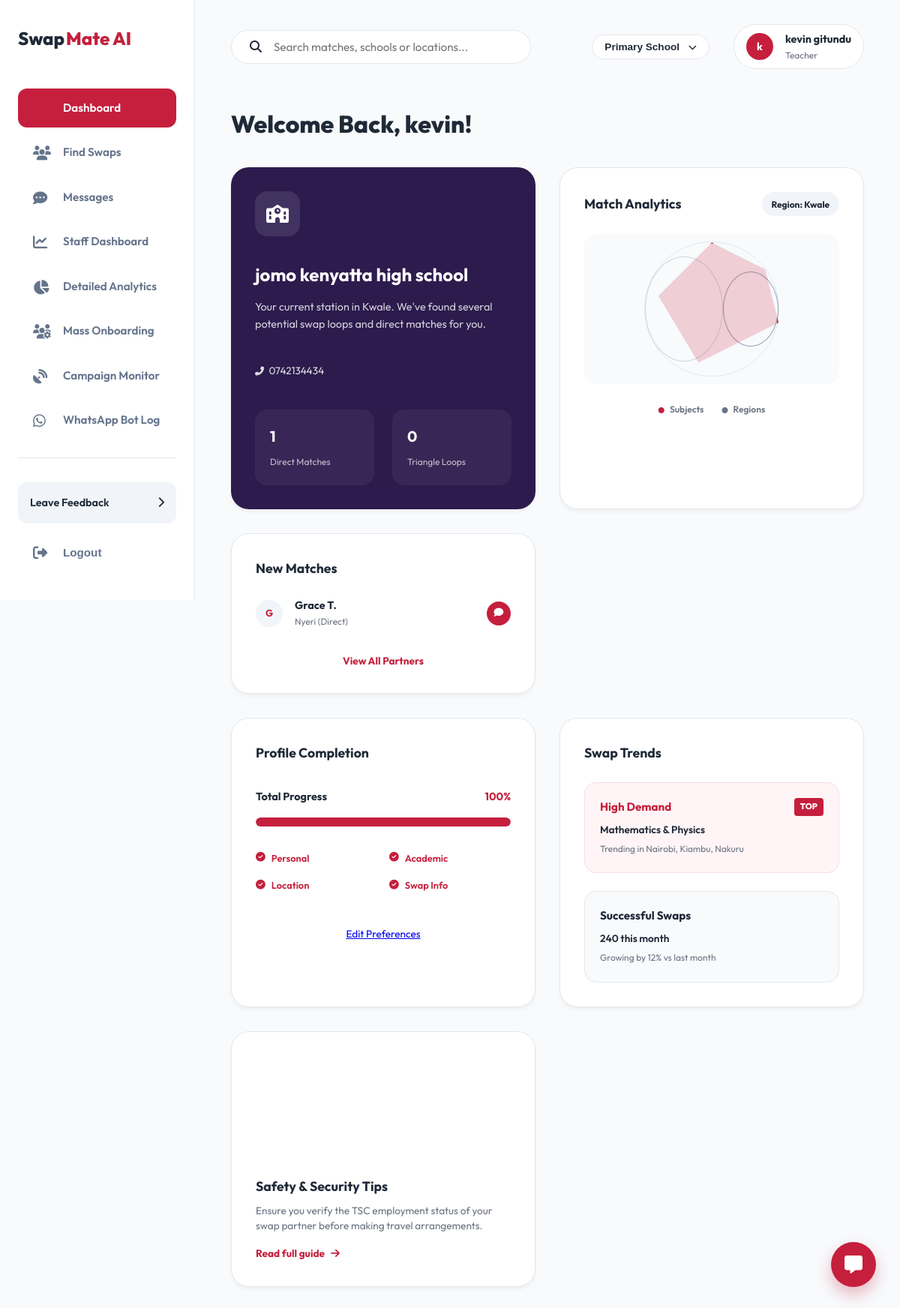
The app's page /accounts/dashboard/ (signed in) with its own data.
### accounts/models.py (models this page shows, shortened)
class TeacherProfile(models.Model):
    LEVEL_CHOICES = [
        ('PRIMARY', 'Primary School'),
        ('JSS', 'Junior Secondary School (JSS)'),
        ('SENIOR', 'Senior/High School'),
    ]
    user = models.OneToOneField(User, on_delete=models.CASCADE, related_name='profile')
    school_name = models.CharField(max_length=255, null=True, blank=True)
    level = models.CharField(max_length=20, choices=LEVEL_CHOICES, null=True, blank=True)
    county = models.ForeignKey('locations.County', on_delete=models.SET_NULL, null=True, related_name='teachers')
    sub_county = models.ForeignKey('locations.SubCounty', on_delete=models.SET_NULL, null=True, related_name='teachers')
    ward = models.ForeignKey('locations.Ward', on_delete=models.SET_NULL, null=True, related_name='teachers')
    def get_completion_stats(self):
        steps = {
            'personal': bool(self.user.first_name and self.user.last_name),
            'academic': bool(self.school_name and self.level),
            'location': bool(self.county and self.sub_county and self.ward),
            'swap': bool(self.preferred_locations.exists()) if self.level == 'PRIMARY' else bool(self.teaching_subjects.exists() and self.preferred_locations.exists())
        }
        completed_count = sum(steps.values())
        percentage = (completed_count / 4) * 100
        next_step_url = 'accounts:step_personal'
        if not steps['personal']: next_step_url = 'accounts:step_personal'
        elif not steps['academic']: next_step_url = 'accounts:step_academic'
        elif not steps['location']: next_step_url = 'accounts:step_location'
        elif not steps['swap']: next_step_url = 'accounts:step_swap'
        return {
            'percentage': int(percentage),
            'steps': steps,
            'is_complete': percentage == 100,
            'next_step_url': next_step_url
        }

class User(AbstractBaseUser, PermissionsMixin):
    phone_number = models.CharField(max_length=15, unique=True)
    first_name = models.CharField(max_length=30, blank=True)
    last_name = models.CharField(max_length=30, blank=True)
    email = models.EmailField(unique=True, null=True, blank=True)
    is_active = models.BooleanField(default=True)
    is_staff = models.BooleanField(default=False)
    date_joined = models.DateTimeField(auto_now_add=True)
    last_seen = models.DateTimeField(null=True, blank=True)
    objects = CustomUserManager()
    USERNAME_FIELD = 'phone_number'
    REQUIRED_FIELDS = ['first_name', 'last_name']

### locations/models.py (models this page shows, shortened)
class County(models.Model):
    name = models.CharField(max_length=100, unique=True)
    class Meta:
        verbose_name_plural = "Counties"

### accounts/views.py (the view)
# urls.py: path('dashboard/', views.dashboard, name='dashboard'),
@login_required
def dashboard(request):
    profile, created = TeacherProfile.objects.get_or_create(user=request.user)
    if not profile.school_name or not profile.county:
        return redirect('accounts:step_personal')
    from .services import get_potential_matches, get_triangle_matches
    matches = get_potential_matches(profile)
    triangles = get_triangle_matches(profile)
    return render(request, 'accounts/dashboard.html', {
        'profile': profile,
        'potential_matches': matches,
        'triangle_matches': triangles
    })

### accounts/templates/accounts/dashboard.html (shortened to what this page needs)
{% extends 'core/base_app.html' %}
{% load static %}
{% block content %}
<div class="db-welcome" style="margin-bottom: 2rem;">
    <h1 style="font-size: 2rem; font-weight: 800;">Welcome Back, {{ user.first_name }}!</h1>
</div>
<div class="db-grid">
    <div class="db-card card-hero">
        <div class="hero-icon-box">
            <i class="fas fa-school"></i>
        </div>
        <h3 style="color: white;">{{ profile.school_name }}</h3>
        <p>Your current station in {{ profile.county.name }}. We've found several potential swap loops and direct matches for you.</p>
        <p style="margin-top: 0.5rem; font-size: 0.85rem; opacity: 0.85; display: flex; align-items: center; gap: 0.4rem;">
            <i class="fas fa-phone-alt" style="font-size: 0.75rem;"></i> {{ user.phone_number }}
        </p>
        <div class="hero-stats">
            <div class="stat-item-box">
                <strong>{{ potential_matches|length }}</strong>
                <span>Direct Matches</span>
            </div>
            <div class="stat-item-box">
                <strong>{{ triangle_matches|length }}</strong>
                <span>Triangle Loops</span>
            </div>
        </div>
    </div>
    <div class="db-card">
        <div style="display: flex; justify-content: space-between; align-items: center; margin-bottom: 1.5rem;">
            <h4 style="font-size: 1.1rem; font-weight: 700;">Match Analytics</h4>
            <div style="background: #f1f5f9; padding: 0.4rem 0.8rem; border-radius: 50px; font-size: 0.75rem; font-weight: 700;">Region: {{ profile.county.name }}</div>
        </div>
        <div class="chart-placeholder">
            <div style="position: relative; width: 180px; height: 180px; border: 1px solid #e2e8f0; border-radius: 50%; display: flex; align-items: center; justify-content: center;">
                <div style="width: 140px; height: 140px; border: 1px solid #cbd5e1; border-radius: 50%;"></div>
                <div style="width: 100px; height: 100px; border: 1px solid #94a3b8; border-radius: 50%;"></div>
                <div style="position: absolute; width: 100%; height: 100%; clip-path: polygon(50% 0%, 90% 20%, 100% 60%, 40% 90%, 10% 40%); background: rgba(197, 31, 61, 0.2); border: 2px solid var(--primary);"></div>
            </div>
        </div>
        <div style="display: flex; justify-content: center; gap: 1.5rem; margin-top: 1.5rem; font-size: 0.75rem; color: var(--text-muted); font-weight: 600;">
            <span><i class="fas fa-circle" style="color: var(--primary); font-size: 0.5rem; margin-right: 0.3rem;"></i> Subjects</span>
            <span><i class="fas fa-circle" style="color: #64748b; font-size: 0.5rem; margin-right: 0.3rem;"></i> Regions</span>
        </div>
    </div>
    <div class="db-card">
        <div style="display: flex; justify-content: space-between; align-items: center; margin-bottom: 0.5rem;">
            <h4 style="font-size: 1.1rem; font-weight: 700;">New Matches</h4>
        </div>
        <div class="member-list">
            {% if not potential_matches and not triangle_matches %}
                <p style="font-size: 0.9rem; color: var(--text-muted); margin-top: 2rem; text-align: center;">Searching for new partners...</p>
            {% else %}
                {% for match in potential_matches|slice:":3" %}
                    <div class="member-item">
                        <div class="member-info">
                            <div class="match-avatar-xs">{{ match.user.first_name|first }}</div>
                            <div class="member-name-wrap">
                                <span class="member-name">{{ match.user.first_name }} {{ match.user.last_name|slice:":1" }}.</span>
                                <span class="member-sub">{{ match.county.name }} (Direct)</span>
                            </div>
                        </div>
                        <a href="{% url 'messenger:start_chat' match.user.id %}" class="member-score" style="text-decoration: none; color: white; background: var(--primary);"><i class="fas fa-comment"></i></a>
                    </div>
                {% endfor %}
            {% endif %}
        </div>
        <a href="{% url 'accounts:find_swaps' %}" style="display: block; text-align: center; margin-top: 2rem; font-size: 0.85rem; font-weight: 700; color: var(--primary); text-decoration: none;">View All Partners</a>
    </div>
</div>
<div class="db-grid-bottom">
    <div class="db-card">
        <h4 style="font-size: 1.1rem; font-weight: 700; margin-bottom: 1.5rem;">Profile Completion</h4>
        {% with stats=profile.get_completion_stats %}
        <div style="margin-top: 2rem;">
            <div style="display: flex; justify-content: space-between; margin-bottom: 1rem; font-size: 0.9rem; font-weight: 700;">
                <span>Total Progress</span>
                <span style="color: var(--primary);">{{ stats.percentage }}%</span>
            </div>
            <div class="progress-bar" style="height: 12px; background: #f1f5f9;">
                <div class="progress-fill" style="width: {{ stats.percentage }}%; height: 100%;"></div>
            </div>
            <div style="display: grid; grid-template-columns: 1fr 1fr; gap: 1rem; margin-top: 2rem;">
                <div style="display: flex; align-items: center; gap: 0.5rem; font-size: 0.8rem; color: {% if stats.steps.personal %}var(--primary){% else %}var(--text-muted){% endif %}; font-weight: 600;">
                    <i class="fas fa-check-circle"></i> Personal
                </div>
                <div style="display: flex; align-items: center; gap: 0.5rem; font-size: 0.8rem; color: {% if stats.steps.academic %}var(--primary){% else %}var(--text-muted){% endif %}; font-weight: 600;">
                    <i class="fas fa-check-circle"></i> Academic
                </div>
                <div style="display: flex; align-items: center; gap: 0.5rem; font-size: 0.8rem; color: {% if stats.steps.location %}var(--primary){% else %}var(--text-muted){% endif %}; font-weight: 600;">
                    <i class="fas fa-check-circle"></i> Location
                </div>
                <div style="display: flex; align-items: center; gap: 0.5rem; font-size: 0.8rem; color: {% if stats.steps.swap %}var(--primary){% else %}var(--text-muted){% endif %}; font-weight: 600;">
                    <i class="fas fa-check-circle"></i> Swap Info
                </div>
            </div>
            <div style="display: flex; gap: 1rem; margin-top: 2rem;">
                <a href="{% url 'accounts:step_swap' %}" class="btn-match-outline" style="flex: 1; padding: 0.8rem; font-size: 0.85rem; text-align: center;">Edit Preferences</a>
            </div>
        </div>
        {% endwith %}
    </div>
    <div class="db-card">
        <h4 style="font-size: 1.1rem; font-weight: 700; margin-bottom: 1.5rem;">Swap Trends</h4>
        <div style="display: flex; flex-direction: column; gap: 1.5rem; margin-top: 1rem;">
            <div style="padding: 1.25rem; background: #fff5f6; border-radius: 16px; border: 1px solid rgba(197, 31, 61, 0.1);">
                <div style="display: flex; justify-content: space-between; align-items: center; margin-bottom: 0.5rem;">
                    <strong style="font-size: 0.95rem; color: var(--primary);">High Demand</strong>
                    <span style="font-size: 0.7rem; font-weight: 800; background: var(--primary); color: white; padding: 0.2rem 0.5rem; border-radius: 4px;">TOP</span>
                </div>
                <p style="font-size: 0.85rem; color: var(--text-dark); font-weight: 600;">Mathematics & Physics</p>
                <span style="font-size: 0.75rem; color: var(--text-muted);">Trending in Nairobi, Kiambu, Nakuru</span>
            </div>
            <div style="padding: 1.25rem; background: #f8fafc; border-radius: 16px; border: 1px solid var(--border);">
                <strong style="display: block; font-size: 0.95rem; margin-bottom: 0.5rem;">Successful Swaps</strong>
                <p style="font-size: 0.85rem; color: var(--text-dark); font-weight: 600;">240 this month</p>
                <span style="font-size: 0.75rem; color: var(--text-muted);">Growing by 12% vs last month</span>
            </div>
        </div>
    </div>
    <div class="db-card learning-card">
        <div class="learning-img"></div>
        <div class="learning-content">
            <h4>Safety & Security Tips</h4>
            <p>Ensure you verify the TSC employment status of your swap partner before making travel arrangements.</p>
            <a href="#" class="btn-read-more">Read full guide <i class="fas fa-arrow-right"></i></a>
        </div>
    </div>
</div>
{% endblock %}

### core/templates/core/base_app.html (shortened to what this page needs)
{% load static %}
<!DOCTYPE html>
<html lang="en">
<head>
    <link rel="stylesheet" href="https://cdnjs.cloudflare.com/ajax/libs/font-awesome/6.4.0/css/all.min.css">
    <link rel="stylesheet" href="{% static 'core/css/style.css' %}">
</head>
<body>
    <div class="app-layout">
        <aside class="app-sidebar" id="app-sidebar">
            <a href="/" class="logo" style="color: var(--text-dark); font-weight: 800;">Swap<span>Mate AI</span></a>
            <nav class="sidebar-nav">
                <a href="{% url 'accounts:dashboard' %}" class="nav-item {% if request.resolver_match.url_name == 'dashboard' %}active{% endif %}">
                    Dashboard
                </a>
                <a href="{% url 'accounts:find_swaps' %}" class="nav-item {% if request.resolver_match.url_name == 'find_swaps' %}active{% endif %}">
                    <i class="fas fa-users"></i>
                    Find Swaps
                </a>
                <a href="{% url 'messenger:inbox' %}" class="nav-item {% if '/messenger/' in request.path %}active{% endif %}">
                    <i class="fas fa-comment-dots"></i>
                    Messages
                </a>
                {% if user.is_staff %}
                <a href="{% url 'accounts:staff_dashboard' %}" class="nav-item {% if request.resolver_match.url_name == 'staff_dashboard' %}active{% endif %}">
                    <i class="fas fa-chart-line"></i>
                    Staff Dashboard
                </a>
                <a href="{% url 'accounts:swap_analytics' %}" class="nav-item {% if request.resolver_match.url_name == 'swap_analytics' %}active{% endif %}">
                    <i class="fas fa-chart-pie"></i>
                    Detailed Analytics
                </a>
                <a href="{% url 'messenger:bulk_onboard' %}" class="nav-item {% if request.resolver_match.url_name == 'bulk_onboard' %}active{% endif %}">
                    <i class="fas fa-users-cog"></i>
                    Mass Onboarding
                </a>
                <a href="{% url 'messenger:bulk_campaign_admin' %}" class="nav-item {% if request.resolver_match.url_name == 'bulk_campaign_admin' %}active{% endif %}">
                    <i class="fas fa-satellite-dish"></i>
                    Campaign Monitor
                </a>
                <a href="{% url 'messenger:whatsapp_admin' %}" class="nav-item {% if request.resolver_match.url_name == 'whatsapp_admin' %}active{% endif %}">
                    <i class="fab fa-whatsapp"></i>
                    WhatsApp Bot Log
                </a>
                {% endif %}
            </nav>
            <div class="sidebar-footer">
                <a href="#" class="feedback-card">
                    <span>Leave Feedback</span>
                    <i class="fas fa-chevron-right"></i>
                </a>
                <form action="{% url 'accounts:logout' %}" method="post" style="margin-top: 1rem;">
                    <button type="submit" class="nav-item" style="width: 100%; border: none; background: none; cursor: pointer; text-align: left;">
                        <i class="fas fa-sign-out-alt"></i>
                        Logout
                    </button>
                </form>
            </div>
        </aside>
        <main class="app-main">
            <header class="app-header">
                <div class="header-search">
                    <i class="fas fa-search"></i>
                    <input type="text" placeholder="Search matches, schools or locations...">
                </div>
                <div class="header-actions">
                    <div class="dropdown">
                        <button class="btn-secondary" style="padding: 0.5rem 1rem; border-radius: 50px; font-size: 0.85rem;">
                            {{ profile.get_level_display }} <i class="fas fa-chevron-down" style="margin-left: 0.5rem; font-size: 0.7rem;"></i>
                        </button>
                    </div>
                    <div class="user-pill">
                        <div class="avatar-small">{{ user.first_name|first }}</div>
                        <div class="user-info-text">
                            <strong>{{ user.first_name }} {{ user.last_name }}</strong>
                            <span>Teacher</span>
                        </div>
                    </div>
                </div>
            </header>
            {% block content %}{% endblock %}
        </main>
    </div>
    <div class="chat-widget" id="chat-toggle-new" style="bottom: 2rem; right: 2rem;">
        <i class="fas fa-comment-alt" style="font-size: 1.5rem;"></i>
    </div>
</body>
</html>

### records on screen
TeacherProfile: level "Primary School", school_name "jomo kenyatta high school", county.name "Kwale"
User: first_name|first "k", first_name "kevin", last_name "gitundu", phone_number "0742134434"
TeacherProfile: user.first_name|first "G", user.first_name "Grace", user.last_name "T", county.name "Nyeri"

### other values on screen
{{ potential_matches|length }} "1"
{{ triangle_matches|length }} "0"
{{ stats.percentage }} "100"
